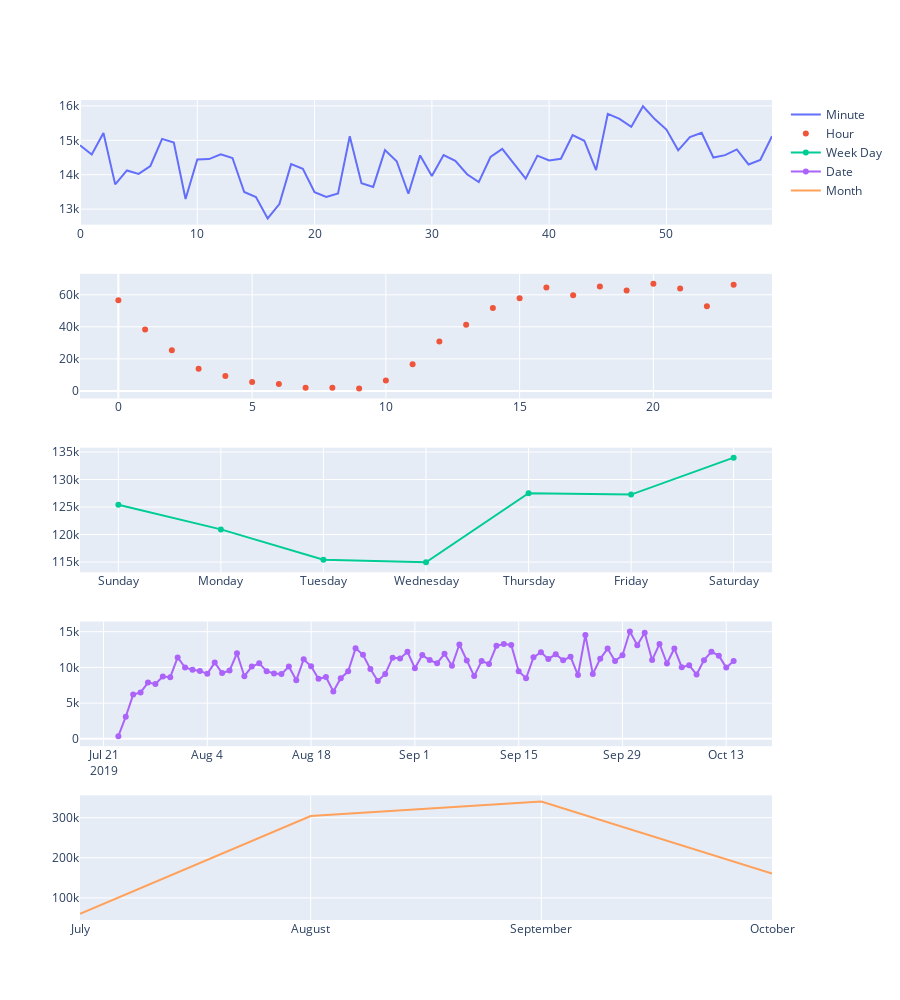

Notebook code for this chart:
### Code cell
date_df = df_train_final.groupby("date")['event_id'].count()
month_df = df_train_final.groupby("month")['event_id'].count().reset_index(name="count")
month_df['month'] = pd.Categorical(month_df['month'],categories=['December','November','October','September','August','July','June','May','April','March','February','January'],ordered=True)
month_df = month_df.sort_values('month',ascending=False)

weekday_df = df_train_final.groupby("weekday_name")['event_id'].count().reset_index(name="count")
weekday_df['weekday'] = pd.Categorical(weekday_df['weekday_name'],categories=['Saturday','Friday','Thursday','Wednesday','Tuesday','Monday','Sunday'],ordered=True)
weekday_df = weekday_df.sort_values('weekday',ascending=False)

hour_df = df_train_final.groupby("hour")['event_id'].count()
minute_df = df_train_final.groupby("minute")['event_id'].count()
fig = make_subplots(rows = 5,cols = 1)

installation_df = df_train_final.groupby("date")['installation_id'].count()
fig.append_trace(go.Scatter(x = minute_df.index, y = minute_df.values, mode = "lines", name = "Minute"),row=1,col=1)
fig.append_trace(go.Scatter(x = hour_df.index, y = hour_df.values, mode = "markers", name = "Hour"),row=2,col=1)
fig.append_trace(go.Scatter(x = weekday_df['weekday'], y = weekday_df['count'], mode = "lines+markers", name = "Week Day"),row=3,col=1)
fig.append_trace(go.Scatter(x = date_df.index, y = date_df.values, mode = "lines+markers", name = "Date"),row=4,col=1)
fig.append_trace(go.Scatter(x = month_df['month'], y = month_df['count'], mode = "lines", name = "Month"),row=5,col=1)

fig.update_layout(height=1000)
fig.show()

### Figure 1 — Plotly figure (JSON) as saved in the notebook; plotly's stock layout.template omitted (floating-point values rounded to 4 significant figures)
{"data": [{"mode": "lines", "name": "Minute", "type": "scatter", "x": [0, 1, 2, 3, 4, 5, 6, 7, 8, 9, 10, 11, 12, 13, 14, 15, 16, 17, 18, 19, 20, 21, 22, 23, 24, 25, 26, 27, 28, 29, 30, 31, 32, 33, 34, 35, 36, 37, 38, 39, 40, 41, 42, 43, 44, 45, 46, 47, 48, 49, 50, 51, 52, 53, 54, 55, 56, 57, 58, 59], "xaxis": "x", "y": [14855, 14590, 15213, 13719, 14124, 14024, 14253, 15043, 14935, 13293, 14442, 14455, 14596, 14488, 13496, 13353, 12729, 13147, 14306, 14173, 13493, 13352, 13454, 15117, 13755, 13646, 14716, 14391, 13446, 14562, 13960, 14572, 14404, 14014, 13786, 14514, 14750, 14300, 13886, 14554, 14414, 14463, 15150, 14988, 14135, 15770, 15625, 15391, 15992, 15619, 15314, 14709, 15097, 15218, 14500, 14569, 14736, 14299, 14432, 15120], "yaxis": "y"}, {"mode": "markers", "name": "Hour", "type": "scatter", "x": [0, 1, 2, 3, 4, 5, 6, 7, 8, 9, 10, 11, 12, 13, 14, 15, 16, 17, 18, 19, 20, 21, 22, 23], "xaxis": "x2", "y": [56520, 38263, 25318, 13751, 9315, 5570, 4304, 2006, 1909, 1491, 6433, 16651, 30860, 41231, 51800, 57908, 64610, 59782, 65130, 62677, 66848, 63963, 52861, 66246], "yaxis": "y2"}, {"mode": "lines+markers", "name": "Week Day", "type": "scatter", "x": ["Sunday", "Monday", "Tuesday", "Wednesday", "Thursday", "Friday", "Saturday"], "xaxis": "x3", "y": [125414, 120935, 115423, 114948, 127503, 127255, 133969], "yaxis": "y3"}, {"mode": "lines+markers", "name": "Date", "type": "scatter", "x": ["2019-07-23", "2019-07-24", "2019-07-25", "2019-07-26", "2019-07-27", "2019-07-28", "2019-07-29", "2019-07-30", "2019-07-31", "2019-08-01", "2019-08-02", "2019-08-03", "2019-08-04", "2019-08-05", "2019-08-06", "2019-08-07", "2019-08-08", "2019-08-09", "2019-08-10", "2019-08-11", "2019-08-12", "2019-08-13", "2019-08-14", "2019-08-15", "2019-08-16", "2019-08-17", "2019-08-18", "2019-08-19", "2019-08-20", "2019-08-21", "2019-08-22", "2019-08-23", "2019-08-24", "2019-08-25", "2019-08-26", "2019-08-27", "2019-08-28", "2019-08-29", "2019-08-30", "2019-08-31", "2019-09-01", "2019-09-02", "2019-09-03", "2019-09-04", "2019-09-05", "2019-09-06", "2019-09-07", "2019-09-08", "2019-09-09", "2019-09-10", "2019-09-11", "2019-09-12", "2019-09-13", "2019-09-14", "2019-09-15", "2019-09-16", "2019-09-17", "2019-09-18", "2019-09-19", "2019-09-20", "2019-09-21", "2019-09-22", "2019-09-23", "2019-09-24", "2019-09-25", "2019-09-26", "2019-09-27", "2019-09-28", "2019-09-29", "2019-09-30", "2019-10-01", "2019-10-02", "2019-10-03", "2019-10-04", "2019-10-05", "2019-10-06", "2019-10-07", "2019-10-08", "2019-10-09", "2019-10-10", "2019-10-11", "2019-10-12", "2019-10-13", "2019-10-14"], "xaxis": "x4", "y": [372, 3099, 6193, 6496, 7880, 7692, 8725, 8632, 11394, 9988, 9667, 9509, 9097, 10676, 9223, 9554, 11981, 8771, 10124, 10571, 9466, 9158, 9062, 10131, 8192, 11147, 10148, 8403, 8655, 6641, 8482, 9448, 12672, 11769, 9782, 8095, 9084, 11366, 11245, 12175, 9892, 11725, 11027, 10584, 11907, 10220, 13205, 10976, 8785, 10887, 10478, 13023, 13279, 13149, 9455, 8483, 11406, 12117, 11181, 11834, 11005, 11488, 8932, 14541, 9071, 11205, 12633, 10906, 11702, 15027, 13117, 14863, 11030, 13289, 10548, 12653, 10025, 10310, 9001, 11016, 12181, 11649, 9971, 10906], "yaxis": "y4"}, {"mode": "lines", "name": "Month", "type": "scatter", "x": ["July", "August", "September", "October"], "xaxis": "x5", "y": [60483, 304282, 340123, 160559], "yaxis": "y5"}], "layout": {"height": 1000, "xaxis": {"anchor": "y", "domain": [0, 1]}, "xaxis2": {"anchor": "y2", "domain": [0, 1]}, "xaxis3": {"anchor": "y3", "domain": [0, 1]}, "xaxis4": {"anchor": "y4", "domain": [0, 1]}, "xaxis5": {"anchor": "y5", "domain": [0, 1]}, "yaxis": {"anchor": "x", "domain": [0.848, 1]}, "yaxis2": {"anchor": "x2", "domain": [0.636, 0.788]}, "yaxis3": {"anchor": "x3", "domain": [0.424, 0.576]}, "yaxis4": {"anchor": "x4", "domain": [0.212, 0.364]}, "yaxis5": {"anchor": "x5", "domain": [0, 0.152]}}}
